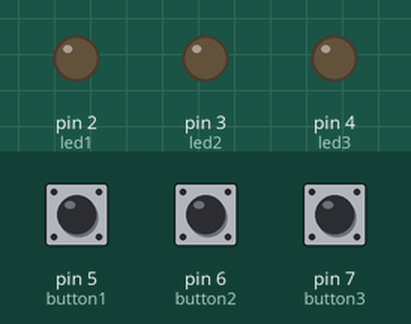
Recording of a sketch running on a simulated Arduino Uno, built with avr-gcc and run on an emulated ATmega328P. Shown: output pins drawn as LEDs (lit = HIGH). The inputs (shaded band) are chosen by the test bench; at power-on: pin 5 (button1) LOW, pin 6 (button2) LOW, pin 7 (button3) LOW.

Above: at 1.2 s.
1.3 s: pin 5 (button1) pulled HIGH for 0.15 s
At 1.37 s:
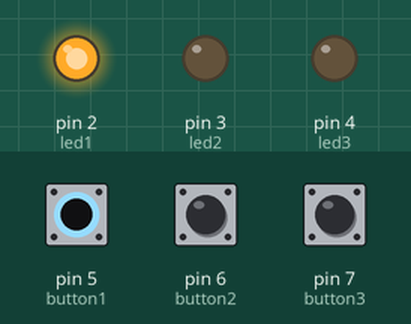
2.9 s: pin 6 (button2) pulled HIGH for 0.15 s
At 2.97 s:
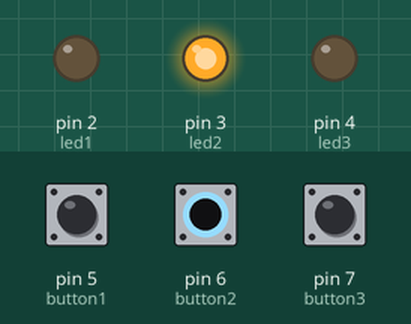
4.5 s: pin 7 (button3) pulled HIGH for 0.15 s
At 4.57 s:
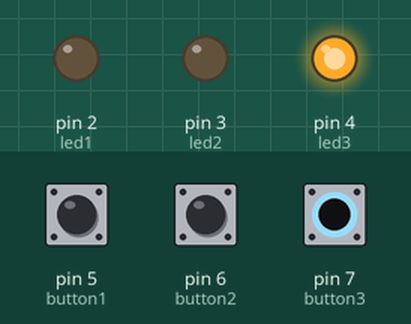
6.1 s: pin 7 (button3) pulled HIGH for 3.2 s
At 10.0 s:
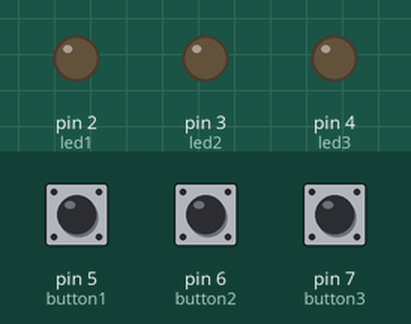
10.8 s: pin 5 (button1) pulled HIGH for 3.2 s
At 11.2 s:
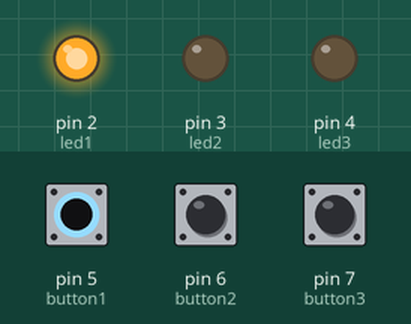
15.5 s: pin 5 (button1) driven HIGH and pin 6 (button2) driven HIGH
At 16.0 s:
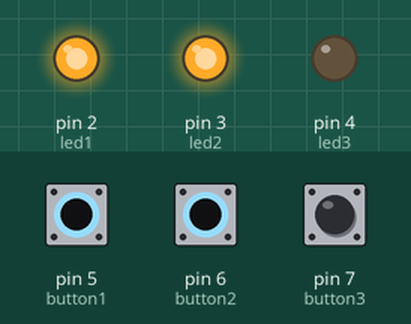
Timing chart, 0 to 18.0 s (numbered marks = the images above; inputs shaded):
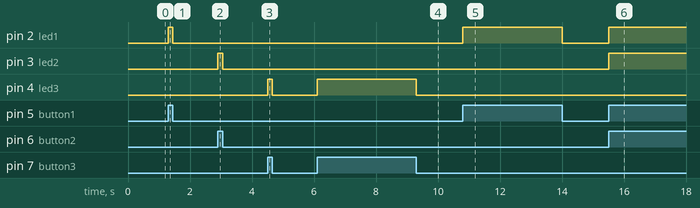

The sketch:

Leds.ino
```cpp
const int button1 = 5;
const int button2 = 6;
const int button3 = 7;

const int led1 = 2;
const int led2 = 3;
const int led3 = 4;

void setup() {
  pinMode(button1, INPUT);
  pinMode(button2, INPUT);
  pinMode(button3, INPUT);

  pinMode(led1, OUTPUT);
  pinMode(led2, OUTPUT);
  pinMode(led3, OUTPUT);
}

void loop() {
  digitalWrite(led1, digitalRead(button1));
  digitalWrite(led2, digitalRead(button2));
  digitalWrite(led3, digitalRead(button3));
}
```

Measured:
- after the input at 1.3 s, pin 2 (led1): LOW → HIGH at once, → LOW 0.15 s later
- after the input at 2.9 s, pin 3 (led2): LOW → HIGH at once, → LOW 0.15 s later
- after the input at 4.5 s, pin 4 (led3): LOW → HIGH at once, → LOW 0.15 s later
- after the input at 6.1 s, pin 4 (led3): LOW → HIGH at once, → LOW 3.2 s later
- after the input at 10.8 s, pin 2 (led1): LOW → HIGH at once, → LOW 3.2 s later
- after the input at 15.5 s, pin 2 (led1), pin 3 (led2): LOW → HIGH at once
